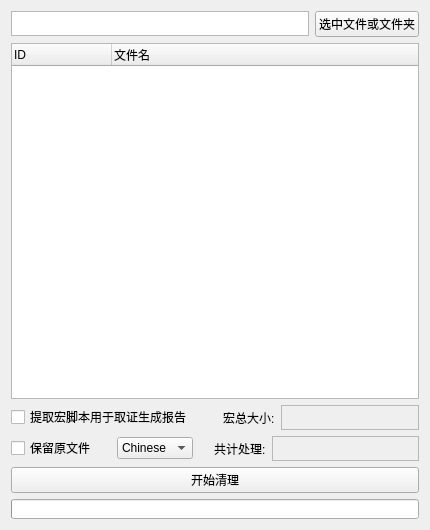
<?xml version="1.0" encoding="UTF-8"?>
<ui version="4.0">
 <class>Widget</class>
 <widget class="QWidget" name="Widget">
  <property name="geometry">
   <rect>
    <x>0</x>
    <y>0</y>
    <width>430</width>
    <height>530</height>
   </rect>
  </property>
  <property name="minimumSize">
   <size>
    <width>430</width>
    <height>530</height>
   </size>
  </property>
  <property name="maximumSize">
   <size>
    <width>582</width>
    <height>800</height>
   </size>
  </property>
  <property name="windowTitle">
   <string>Widget</string>
  </property>
  <property name="windowIcon">
   <iconset resource="Ico.qrc">
    <normaloff>:/icopng/ico/汇总解锁.png</normaloff>:/icopng/ico/汇总解锁.png</iconset>
  </property>
  <layout class="QVBoxLayout" name="verticalLayout" stretch="0,1,0,0,0,0">
   <item>
    <layout class="QHBoxLayout" name="horizontalLayout">
     <item>
      <widget class="QTextEdit" name="textEdit_2">
       <property name="maximumSize">
        <size>
         <width>16777215</width>
         <height>25</height>
        </size>
       </property>
       <property name="verticalScrollBarPolicy">
        <enum>Qt::ScrollBarPolicy::ScrollBarAlwaysOff</enum>
       </property>
       <property name="horizontalScrollBarPolicy">
        <enum>Qt::ScrollBarPolicy::ScrollBarAlwaysOff</enum>
       </property>
       <property name="lineWrapMode">
        <enum>QTextEdit::LineWrapMode::NoWrap</enum>
       </property>
      </widget>
     </item>
     <item>
      <widget class="QPushButton" name="pushButton_2">
       <property name="maximumSize">
        <size>
         <width>16777215</width>
         <height>50</height>
        </size>
       </property>
       <property name="text">
        <string>选中文件或文件夹</string>
       </property>
      </widget>
     </item>
    </layout>
   </item>
   <item>
    <widget class="QTreeWidget" name="treeWidget">
     <property name="contextMenuPolicy">
      <enum>Qt::ContextMenuPolicy::NoContextMenu</enum>
     </property>
     <property name="verticalScrollBarPolicy">
      <enum>Qt::ScrollBarPolicy::ScrollBarAsNeeded</enum>
     </property>
     <property name="horizontalScrollBarPolicy">
      <enum>Qt::ScrollBarPolicy::ScrollBarAsNeeded</enum>
     </property>
     <property name="autoScroll">
      <bool>false</bool>
     </property>
     <property name="showDropIndicator" stdset="0">
      <bool>true</bool>
     </property>
     <property name="verticalScrollMode">
      <enum>QAbstractItemView::ScrollMode::ScrollPerItem</enum>
     </property>
     <column>
      <property name="text">
       <string>ID</string>
      </property>
     </column>
     <column>
      <property name="text">
       <string>文件名</string>
      </property>
     </column>
    </widget>
   </item>
   <item>
    <layout class="QHBoxLayout" name="horizontalLayout_3">
     <item>
      <widget class="QCheckBox" name="checkBox">
       <property name="maximumSize">
        <size>
         <width>16777215</width>
         <height>20</height>
        </size>
       </property>
       <property name="text">
        <string>提取宏脚本用于取证生成报告</string>
       </property>
      </widget>
     </item>
     <item>
      <spacer name="verticalSpacer_3">
       <property name="orientation">
        <enum>Qt::Orientation::Vertical</enum>
       </property>
       <property name="sizeHint" stdset="0">
        <size>
         <width>25</width>
         <height>10</height>
        </size>
       </property>
      </spacer>
     </item>
     <item>
      <widget class="QLabel" name="label_2">
       <property name="enabled">
        <bool>true</bool>
       </property>
       <property name="maximumSize">
        <size>
         <width>100</width>
         <height>16777215</height>
        </size>
       </property>
       <property name="text">
        <string>宏总大小:</string>
       </property>
      </widget>
     </item>
     <item>
      <widget class="QTextEdit" name="textEdit_3">
       <property name="enabled">
        <bool>false</bool>
       </property>
       <property name="maximumSize">
        <size>
         <width>150</width>
         <height>25</height>
        </size>
       </property>
       <property name="verticalScrollBarPolicy">
        <enum>Qt::ScrollBarPolicy::ScrollBarAlwaysOff</enum>
       </property>
       <property name="horizontalScrollBarPolicy">
        <enum>Qt::ScrollBarPolicy::ScrollBarAlwaysOff</enum>
       </property>
      </widget>
     </item>
    </layout>
   </item>
   <item>
    <layout class="QHBoxLayout" name="horizontalLayout_2">
     <item>
      <widget class="QCheckBox" name="checkBox_2">
       <property name="text">
        <string>保留原文件</string>
       </property>
      </widget>
     </item>
     <item>
      <spacer name="verticalSpacer_2">
       <property name="orientation">
        <enum>Qt::Orientation::Vertical</enum>
       </property>
       <property name="sizeHint" stdset="0">
        <size>
         <width>15</width>
         <height>10</height>
        </size>
       </property>
      </spacer>
     </item>
     <item>
      <widget class="QComboBox" name="comboBox">
       <item>
        <property name="text">
         <string>Chinese</string>
        </property>
       </item>
       <item>
        <property name="text">
         <string>English</string>
        </property>
       </item>
      </widget>
     </item>
     <item>
      <spacer name="verticalSpacer">
       <property name="orientation">
        <enum>Qt::Orientation::Vertical</enum>
       </property>
       <property name="sizeHint" stdset="0">
        <size>
         <width>15</width>
         <height>10</height>
        </size>
       </property>
      </spacer>
     </item>
     <item>
      <widget class="QLabel" name="label">
       <property name="maximumSize">
        <size>
         <width>100</width>
         <height>16777215</height>
        </size>
       </property>
       <property name="text">
        <string>共计处理:</string>
       </property>
      </widget>
     </item>
     <item>
      <widget class="QTextEdit" name="textEdit">
       <property name="enabled">
        <bool>false</bool>
       </property>
       <property name="maximumSize">
        <size>
         <width>150</width>
         <height>25</height>
        </size>
       </property>
       <property name="verticalScrollBarPolicy">
        <enum>Qt::ScrollBarPolicy::ScrollBarAlwaysOff</enum>
       </property>
       <property name="horizontalScrollBarPolicy">
        <enum>Qt::ScrollBarPolicy::ScrollBarAlwaysOff</enum>
       </property>
      </widget>
     </item>
    </layout>
   </item>
   <item>
    <widget class="QPushButton" name="pushButton">
     <property name="maximumSize">
      <size>
       <width>16777215</width>
       <height>50</height>
      </size>
     </property>
     <property name="text">
      <string>开始清理</string>
     </property>
    </widget>
   </item>
   <item>
    <widget class="QProgressBar" name="progressBar">
     <property name="enabled">
      <bool>true</bool>
     </property>
     <property name="minimumSize">
      <size>
       <width>0</width>
       <height>0</height>
      </size>
     </property>
     <property name="maximumSize">
      <size>
       <width>1500</width>
       <height>20</height>
      </size>
     </property>
     <property name="sizeIncrement">
      <size>
       <width>0</width>
       <height>50</height>
      </size>
     </property>
     <property name="baseSize">
      <size>
       <width>0</width>
       <height>50</height>
      </size>
     </property>
     <property name="value">
      <number>0</number>
     </property>
     <property name="alignment">
      <set>Qt::AlignmentFlag::AlignCenter</set>
     </property>
     <property name="textVisible">
      <bool>false</bool>
     </property>
     <property name="orientation">
      <enum>Qt::Orientation::Horizontal</enum>
     </property>
     <property name="invertedAppearance">
      <bool>false</bool>
     </property>
     <property name="textDirection">
      <enum>QProgressBar::Direction::TopToBottom</enum>
     </property>
    </widget>
   </item>
  </layout>
 </widget>
 <resources>
  <include location="Ico.qrc"/>
 </resources>
 <connections/>
</ui>
